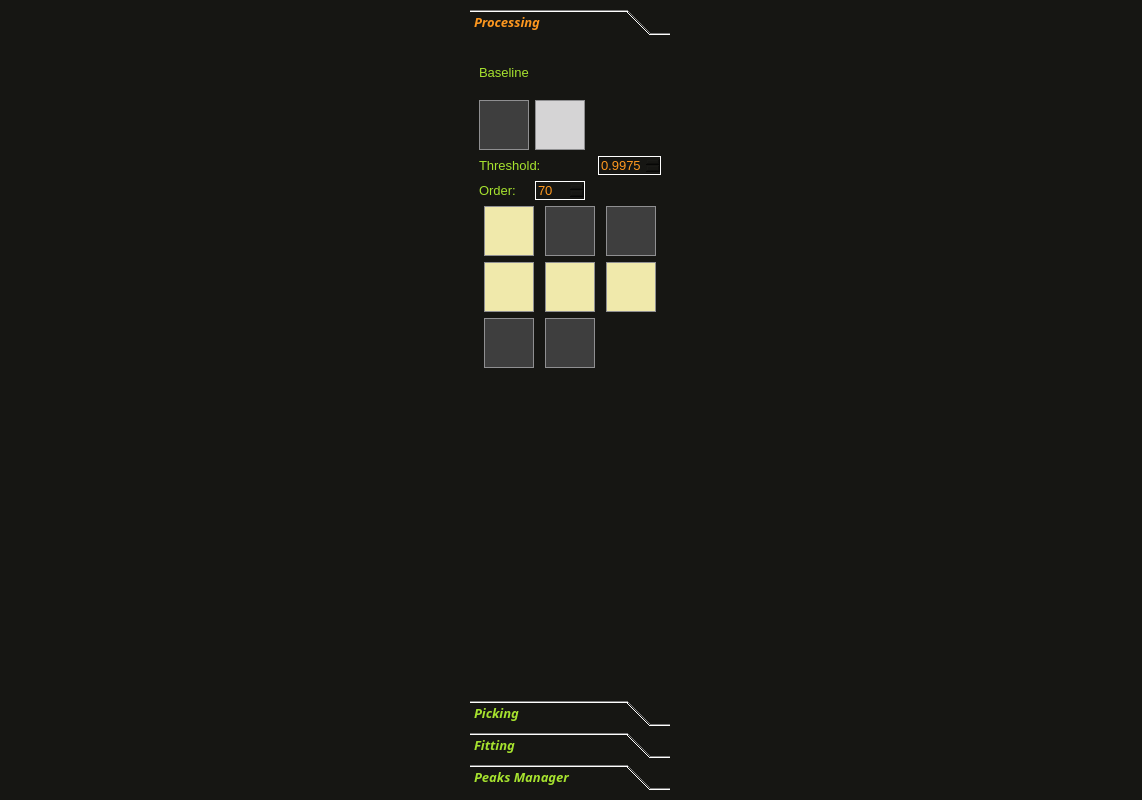
<?xml version="1.0" encoding="UTF-8"?>
<ui version="4.0">
 <class>NMRPlotter</class>
 <widget class="QWidget" name="NMRPlotter">
  <property name="windowModality">
   <enum>Qt::ApplicationModal</enum>
  </property>
  <property name="geometry">
   <rect>
    <x>0</x>
    <y>0</y>
    <width>1142</width>
    <height>800</height>
   </rect>
  </property>
  <property name="sizePolicy">
   <sizepolicy hsizetype="Preferred" vsizetype="Preferred">
    <horstretch>0</horstretch>
    <verstretch>0</verstretch>
   </sizepolicy>
  </property>
  <property name="windowTitle">
   <string>NMR Spectrum Processor</string>
  </property>
  <property name="styleSheet">
   <string notr="true">/*QMainWindow */
QMainWindow {
	background-color: #272822;
}

/*QWidget */
QWidget {
	background-color: #161613;
	font-family: &quot;Cascadia Code PL&quot;;
	font-size: 13px;
}

/*QMenu*/
QMenu {
	color: #ffffff;
	margin: 2px;
}
QMenu::item {
	background-color: #3e3e3e;
}
QMenu::item:selected {
	background-color: rgba(255, 255, 255, 100);
}
QMenu::separator {
	background-color: #ffffff;
	height: 1px;
	margin-left: 10px;
	margin-right: 5px;
}

/*QMenuBar*/
QMenuBar {
	color: #ffffff;
	spacing: 3px; /* spacing between menu bar items */
	padding: 3px;
}
QMenuBar::item {
	padding: 1px 4px;
	background-color: #3e3e3e;
}
QMenuBar::item:hover {
	background: rgba(255, 255, 255, 50);
} 


/*QToolBar*/
QToolBar {
	spacing: 3px;
}

/*QToolBox*/
QToolBox:tab {
	color: #A6E22E;
}
QToolBox:tab::selected {
	color: #FD971F;
}

/*QToolButton*/
QToolButton {
	color: #ffffff;
	padding: 6px;
}
QToolButton:hover {
	color: rgba(255, 255, 255, 50);
}
QToolButton:disabled {
	background-color: #d5d4d5;
	color: #ffffff;
}

/*QScrollArea */
QScrollArea {
	background-color: #3e3e3e
}

/*QLabel */
QLabel {
	color: #A6E22E;
}

/*QSpinBox*/
QSpinBox {
	border: 1px solid #ffffff;
	color: #FD971F;
}
QSpinBox:disabled {
	border: 1px solid #000000;
	color: #000000;
}
QDoubleSpinBox {
	border: 1px solid #ffffff;
	color: #FD971F;
}
QDoubleSpinBox:disabled {
	border: 1px solid #000000;
	color: #000000;
}

 /*QGroupBox */
QGroupBox {
	margin-top: 2.5ex; /* leave space at the top for the title */
}
QGroupBox::title {
	subcontrol-origin: margin;
	subcontrol-position: top center; /* position at the top center */
	color: #8f8f91;
 }

/*QPushButton*/
QPushButton {
	background-color: #3e3e3e;
	color: #F92672;
	border: 1px solid #8f8f91;
	padding: 2px;
}
QPushButton:hover {
	background-color: #E6DB74;
	color: #F92672;
}
QPushButton:disabled {
	background-color: #d5d4d5;
	color: #ffffff;
}
QPushButton:checked {
	background-color: #f0e9ab;
	color: #F92672;
}

 /*QListView */
QListView, QTableView {
	color: #66D9EF;
	background-color: rgba(45, 42, 46, 200);
	alternate-background-color: #2d3336;
	font-size: 8px;
	show-decoration-selected: 1; /* make the selection span the entire width of the view */
}
QListView::item:alternate, QTableView::item:alternate {
	background-color: rgba(255, 255, 255, 30);
}

QListView::item:selected, QTableView::item:selected {
	background: rgba(255, 255, 255, 50);
}
QListView::item:selected:!active, QTableView::item:selected:!active {
	color: #fd971f;
}
QListView::item:selected:active, QTableView::item:selected:active {
	color: #f92672;
}
QListView::item:hover, QTableView::item:hover {
      background: rgba(255, 255, 255, 30);
}

 /*QLineEdit */
QLineEdit {
	background-color: rgba(255, 255, 255, 50);
	padding: 3px;
	color: #ffffff;
}
QLineEdit::focus {
	border: 1px solid #8f8f91;
}

/*QScrollBar*/
QScrollBar {
	background: rgba(0, 0, 0, 0);
	height: 10px;
}
QScrollBar::handle:active {
	background: rgba(255, 255, 255, 50);
}
QScrollBar::handle:!active {
	background: rgba(0, 0, 0, 0);
}
QScrollBar::handle:pressed {
	background: rgba(255, 255, 255, 80);
}
QScrollBar::right-arrow, QScrollBar::left-arrow {
      border: none;
      background: none;
      color: none;
}
QScrollBar::add-line {
      border: none;
      background: none;
}
QScrollBar::sub-line {
      border: none;
      background: none;
}

/*QStatusBar*/
QStatusBar {
	color: #8f8f91;
	border-top: #8f8f91;
}

/*QToolTip*/
QToolTip {
	background-color: #000000;
	color: #ffffff;
	border: 1px solid #ffffff;
	padding: 3px;
}</string>
  </property>
  <widget class="QWidget" name="layoutWidget">
   <property name="geometry">
    <rect>
     <x>10</x>
     <y>9</y>
     <width>1121</width>
     <height>781</height>
    </rect>
   </property>
   <layout class="QGridLayout" name="gridLayout_5">
    <item row="0" column="0">
     <layout class="QVBoxLayout" name="uiToolbarLayout"/>
    </item>
    <item row="0" column="1" rowspan="2">
     <widget class="QToolBox" name="uiToolBox">
      <property name="maximumSize">
       <size>
        <width>200</width>
        <height>16777215</height>
       </size>
      </property>
      <property name="font">
       <font>
        <family>Cascadia Code PL</family>
        <pointsize>-1</pointsize>
        <weight>75</weight>
        <italic>true</italic>
        <bold>true</bold>
       </font>
      </property>
      <property name="frameShape">
       <enum>QFrame::NoFrame</enum>
      </property>
      <property name="currentIndex">
       <number>0</number>
      </property>
      <widget class="QWidget" name="uiProcessingPage">
       <property name="geometry">
        <rect>
         <x>0</x>
         <y>0</y>
         <width>200</width>
         <height>655</height>
        </rect>
       </property>
       <attribute name="label">
        <string>Processing</string>
       </attribute>
       <layout class="QVBoxLayout" name="verticalLayout_2">
        <item>
         <layout class="QVBoxLayout" name="verticalLayout">
          <item>
           <widget class="QLabel" name="label_6">
            <property name="text">
             <string>Baseline</string>
            </property>
           </widget>
          </item>
          <item>
           <layout class="QGridLayout" name="gridLayout_2">
            <item row="0" column="0">
             <widget class="QPushButton" name="uiDetectBaselineButton">
              <property name="sizePolicy">
               <sizepolicy hsizetype="Fixed" vsizetype="Fixed">
                <horstretch>0</horstretch>
                <verstretch>0</verstretch>
               </sizepolicy>
              </property>
              <property name="minimumSize">
               <size>
                <width>50</width>
                <height>50</height>
               </size>
              </property>
              <property name="maximumSize">
               <size>
                <width>50</width>
                <height>50</height>
               </size>
              </property>
              <property name="text">
               <string/>
              </property>
              <property name="iconSize">
               <size>
                <width>45</width>
                <height>45</height>
               </size>
              </property>
             </widget>
            </item>
            <item row="0" column="1" colspan="2">
             <widget class="QPushButton" name="uiSubsBaselineButton">
              <property name="enabled">
               <bool>false</bool>
              </property>
              <property name="minimumSize">
               <size>
                <width>50</width>
                <height>50</height>
               </size>
              </property>
              <property name="maximumSize">
               <size>
                <width>50</width>
                <height>50</height>
               </size>
              </property>
              <property name="text">
               <string/>
              </property>
              <property name="iconSize">
               <size>
                <width>45</width>
                <height>45</height>
               </size>
              </property>
             </widget>
            </item>
            <item row="1" column="0" colspan="2">
             <widget class="QLabel" name="label">
              <property name="maximumSize">
               <size>
                <width>150</width>
                <height>16777215</height>
               </size>
              </property>
              <property name="text">
               <string>Threshold:</string>
              </property>
             </widget>
            </item>
            <item row="1" column="2">
             <widget class="QDoubleSpinBox" name="uiBaseThresholdSpinBox">
              <property name="maximumSize">
               <size>
                <width>70</width>
                <height>16777215</height>
               </size>
              </property>
              <property name="decimals">
               <number>4</number>
              </property>
              <property name="maximum">
               <double>1.000000000000000</double>
              </property>
              <property name="singleStep">
               <double>0.000100000000000</double>
              </property>
              <property name="value">
               <double>0.997500000000000</double>
              </property>
             </widget>
            </item>
            <item row="2" column="0">
             <widget class="QLabel" name="label_2">
              <property name="maximumSize">
               <size>
                <width>110</width>
                <height>16777215</height>
               </size>
              </property>
              <property name="text">
               <string>Order:</string>
              </property>
             </widget>
            </item>
            <item row="2" column="1" colspan="2">
             <widget class="QSpinBox" name="uiOrderBaseSpinBox">
              <property name="maximumSize">
               <size>
                <width>50</width>
                <height>16777215</height>
               </size>
              </property>
              <property name="minimum">
               <number>1</number>
              </property>
              <property name="value">
               <number>70</number>
              </property>
             </widget>
            </item>
           </layout>
          </item>
          <item>
           <layout class="QGridLayout" name="gridLayout">
            <item row="0" column="1">
             <widget class="QPushButton" name="uiHzButton">
              <property name="sizePolicy">
               <sizepolicy hsizetype="Fixed" vsizetype="Fixed">
                <horstretch>0</horstretch>
                <verstretch>0</verstretch>
               </sizepolicy>
              </property>
              <property name="minimumSize">
               <size>
                <width>50</width>
                <height>50</height>
               </size>
              </property>
              <property name="maximumSize">
               <size>
                <width>50</width>
                <height>50</height>
               </size>
              </property>
              <property name="toolTip">
               <string>Percent Transmittance</string>
              </property>
              <property name="text">
               <string/>
              </property>
              <property name="iconSize">
               <size>
                <width>45</width>
                <height>45</height>
               </size>
              </property>
              <property name="checkable">
               <bool>true</bool>
              </property>
              <property name="checked">
               <bool>false</bool>
              </property>
             </widget>
            </item>
            <item row="0" column="0">
             <widget class="QPushButton" name="uiPpmButton">
              <property name="sizePolicy">
               <sizepolicy hsizetype="Fixed" vsizetype="Fixed">
                <horstretch>50</horstretch>
                <verstretch>50</verstretch>
               </sizepolicy>
              </property>
              <property name="minimumSize">
               <size>
                <width>50</width>
                <height>50</height>
               </size>
              </property>
              <property name="toolTip">
               <string>Transmittance</string>
              </property>
              <property name="text">
               <string/>
              </property>
              <property name="iconSize">
               <size>
                <width>45</width>
                <height>45</height>
               </size>
              </property>
              <property name="checkable">
               <bool>true</bool>
              </property>
              <property name="checked">
               <bool>true</bool>
              </property>
             </widget>
            </item>
            <item row="0" column="2">
             <widget class="QPushButton" name="uiSmoothButton">
              <property name="minimumSize">
               <size>
                <width>50</width>
                <height>50</height>
               </size>
              </property>
              <property name="maximumSize">
               <size>
                <width>50</width>
                <height>50</height>
               </size>
              </property>
              <property name="font">
               <font>
                <family>Cascadia Code PL</family>
                <pointsize>-1</pointsize>
               </font>
              </property>
              <property name="toolTip">
               <string>Absorbance</string>
              </property>
              <property name="text">
               <string/>
              </property>
              <property name="iconSize">
               <size>
                <width>45</width>
                <height>45</height>
               </size>
              </property>
              <property name="checkable">
               <bool>true</bool>
              </property>
              <property name="checked">
               <bool>false</bool>
              </property>
             </widget>
            </item>
            <item row="1" column="2">
             <widget class="QPushButton" name="uiShowLabelsButton">
              <property name="minimumSize">
               <size>
                <width>50</width>
                <height>50</height>
               </size>
              </property>
              <property name="maximumSize">
               <size>
                <width>50</width>
                <height>50</height>
               </size>
              </property>
              <property name="toolTip">
               <string>Show/Hide Labels</string>
              </property>
              <property name="text">
               <string/>
              </property>
              <property name="iconSize">
               <size>
                <width>45</width>
                <height>45</height>
               </size>
              </property>
              <property name="checkable">
               <bool>true</bool>
              </property>
              <property name="checked">
               <bool>true</bool>
              </property>
             </widget>
            </item>
            <item row="1" column="0">
             <widget class="QPushButton" name="uiShowGridButton">
              <property name="minimumSize">
               <size>
                <width>50</width>
                <height>50</height>
               </size>
              </property>
              <property name="maximumSize">
               <size>
                <width>50</width>
                <height>50</height>
               </size>
              </property>
              <property name="toolTip">
               <string>Grid</string>
              </property>
              <property name="text">
               <string/>
              </property>
              <property name="iconSize">
               <size>
                <width>45</width>
                <height>45</height>
               </size>
              </property>
              <property name="checkable">
               <bool>true</bool>
              </property>
              <property name="checked">
               <bool>true</bool>
              </property>
             </widget>
            </item>
            <item row="2" column="1">
             <widget class="QPushButton" name="uiRestoreButton">
              <property name="minimumSize">
               <size>
                <width>50</width>
                <height>50</height>
               </size>
              </property>
              <property name="maximumSize">
               <size>
                <width>50</width>
                <height>50</height>
               </size>
              </property>
              <property name="toolTip">
               <string>Restore</string>
              </property>
              <property name="text">
               <string/>
              </property>
              <property name="iconSize">
               <size>
                <width>45</width>
                <height>45</height>
               </size>
              </property>
             </widget>
            </item>
            <item row="1" column="1">
             <widget class="QPushButton" name="uiShowBandsButton">
              <property name="minimumSize">
               <size>
                <width>50</width>
                <height>50</height>
               </size>
              </property>
              <property name="maximumSize">
               <size>
                <width>50</width>
                <height>50</height>
               </size>
              </property>
              <property name="toolTip">
               <string>Show/Hide Bands</string>
              </property>
              <property name="text">
               <string/>
              </property>
              <property name="iconSize">
               <size>
                <width>45</width>
                <height>45</height>
               </size>
              </property>
              <property name="checkable">
               <bool>true</bool>
              </property>
              <property name="checked">
               <bool>true</bool>
              </property>
             </widget>
            </item>
            <item row="2" column="0">
             <widget class="QPushButton" name="uiNormalizeButton">
              <property name="minimumSize">
               <size>
                <width>50</width>
                <height>50</height>
               </size>
              </property>
              <property name="maximumSize">
               <size>
                <width>50</width>
                <height>50</height>
               </size>
              </property>
              <property name="toolTip">
               <string>Normalize</string>
              </property>
              <property name="text">
               <string/>
              </property>
              <property name="iconSize">
               <size>
                <width>45</width>
                <height>45</height>
               </size>
              </property>
              <property name="checkable">
               <bool>true</bool>
              </property>
              <property name="checked">
               <bool>false</bool>
              </property>
             </widget>
            </item>
           </layout>
          </item>
         </layout>
        </item>
        <item>
         <spacer name="verticalSpacer_3">
          <property name="orientation">
           <enum>Qt::Vertical</enum>
          </property>
          <property name="sizeHint" stdset="0">
           <size>
            <width>20</width>
            <height>40</height>
           </size>
          </property>
         </spacer>
        </item>
       </layout>
      </widget>
      <widget class="QWidget" name="uiPickingPage">
       <property name="geometry">
        <rect>
         <x>0</x>
         <y>0</y>
         <width>208</width>
         <height>645</height>
        </rect>
       </property>
       <attribute name="label">
        <string>Picking</string>
       </attribute>
       <layout class="QVBoxLayout" name="verticalLayout_3">
        <item>
         <layout class="QGridLayout" name="gridLayout_3">
          <property name="sizeConstraint">
           <enum>QLayout::SetDefaultConstraint</enum>
          </property>
          <item row="0" column="0">
           <widget class="QPushButton" name="uiBandManualButton">
            <property name="minimumSize">
             <size>
              <width>50</width>
              <height>50</height>
             </size>
            </property>
            <property name="maximumSize">
             <size>
              <width>50</width>
              <height>50</height>
             </size>
            </property>
            <property name="toolTip">
             <string>Band Picking (manual)</string>
            </property>
            <property name="text">
             <string>Band Picking (Manual)</string>
            </property>
            <property name="checkable">
             <bool>true</bool>
            </property>
           </widget>
          </item>
          <item row="1" column="0" colspan="3">
           <widget class="QLabel" name="label_4">
            <property name="maximumSize">
             <size>
              <width>120</width>
              <height>16777215</height>
             </size>
            </property>
            <property name="text">
             <string>Threshold:</string>
            </property>
           </widget>
          </item>
          <item row="1" column="3">
           <widget class="QDoubleSpinBox" name="uiBandsThresholdSpinBox">
            <property name="maximumSize">
             <size>
              <width>70</width>
              <height>16777215</height>
             </size>
            </property>
            <property name="decimals">
             <number>4</number>
            </property>
            <property name="maximum">
             <double>1.000000000000000</double>
            </property>
            <property name="singleStep">
             <double>0.000100000000000</double>
            </property>
            <property name="value">
             <double>0.997500000000000</double>
            </property>
           </widget>
          </item>
          <item row="0" column="1">
           <widget class="QPushButton" name="uiBandAutoButton">
            <property name="minimumSize">
             <size>
              <width>50</width>
              <height>50</height>
             </size>
            </property>
            <property name="maximumSize">
             <size>
              <width>50</width>
              <height>50</height>
             </size>
            </property>
            <property name="toolTip">
             <string>Band Picking (auto)</string>
            </property>
            <property name="text">
             <string>Band Picking (Auto)</string>
            </property>
           </widget>
          </item>
          <item row="2" column="0">
           <widget class="QLabel" name="label_3">
            <property name="maximumSize">
             <size>
              <width>90</width>
              <height>16777215</height>
             </size>
            </property>
            <property name="text">
             <string>Order:</string>
            </property>
           </widget>
          </item>
          <item row="2" column="3">
           <widget class="QSpinBox" name="uiOrderBandsSpinBox">
            <property name="maximumSize">
             <size>
              <width>50</width>
              <height>16777215</height>
             </size>
            </property>
            <property name="minimum">
             <number>1</number>
            </property>
            <property name="value">
             <number>20</number>
            </property>
           </widget>
          </item>
         </layout>
        </item>
        <item>
         <spacer name="verticalSpacer">
          <property name="orientation">
           <enum>Qt::Vertical</enum>
          </property>
          <property name="sizeHint" stdset="0">
           <size>
            <width>20</width>
            <height>40</height>
           </size>
          </property>
         </spacer>
        </item>
       </layout>
      </widget>
      <widget class="QWidget" name="uiFittingPage">
       <property name="geometry">
        <rect>
         <x>0</x>
         <y>0</y>
         <width>200</width>
         <height>655</height>
        </rect>
       </property>
       <attribute name="label">
        <string>Fitting</string>
       </attribute>
       <layout class="QVBoxLayout" name="verticalLayout_4">
        <item>
         <widget class="QPushButton" name="uiBandFittingAutoButton">
          <property name="enabled">
           <bool>false</bool>
          </property>
          <property name="minimumSize">
           <size>
            <width>50</width>
            <height>50</height>
           </size>
          </property>
          <property name="maximumSize">
           <size>
            <width>50</width>
            <height>50</height>
           </size>
          </property>
          <property name="toolTip">
           <string>Band Fitting (auto)</string>
          </property>
          <property name="text">
           <string>Band Fitting (Auto)</string>
          </property>
         </widget>
        </item>
        <item>
         <spacer name="verticalSpacer_2">
          <property name="orientation">
           <enum>Qt::Vertical</enum>
          </property>
          <property name="sizeHint" stdset="0">
           <size>
            <width>20</width>
            <height>40</height>
           </size>
          </property>
         </spacer>
        </item>
       </layout>
      </widget>
      <widget class="QWidget" name="page">
       <property name="geometry">
        <rect>
         <x>0</x>
         <y>0</y>
         <width>200</width>
         <height>655</height>
        </rect>
       </property>
       <attribute name="label">
        <string>Peaks Manager</string>
       </attribute>
       <widget class="QWidget" name="layoutWidget">
        <property name="geometry">
         <rect>
          <x>0</x>
          <y>10</y>
          <width>191</width>
          <height>641</height>
         </rect>
        </property>
        <layout class="QGridLayout" name="gridLayout_4">
         <property name="spacing">
          <number>0</number>
         </property>
         <item row="0" column="0">
          <widget class="QPushButton" name="uiRemoveBandButton">
           <property name="enabled">
            <bool>false</bool>
           </property>
           <property name="minimumSize">
            <size>
             <width>50</width>
             <height>50</height>
            </size>
           </property>
           <property name="maximumSize">
            <size>
             <width>50</width>
             <height>50</height>
            </size>
           </property>
           <property name="toolTip">
            <string>Remove Selected Peak</string>
           </property>
           <property name="text">
            <string>Remove Selected Band</string>
           </property>
          </widget>
         </item>
         <item row="0" column="1">
          <widget class="QPushButton" name="uiSaveDataButton">
           <property name="minimumSize">
            <size>
             <width>50</width>
             <height>50</height>
            </size>
           </property>
           <property name="maximumSize">
            <size>
             <width>50</width>
             <height>50</height>
            </size>
           </property>
           <property name="toolTip">
            <string>Save Data</string>
           </property>
           <property name="text">
            <string>Save Data</string>
           </property>
          </widget>
         </item>
         <item row="0" column="2">
          <widget class="QPushButton" name="uiCopyReportButton">
           <property name="enabled">
            <bool>false</bool>
           </property>
           <property name="minimumSize">
            <size>
             <width>50</width>
             <height>50</height>
            </size>
           </property>
           <property name="maximumSize">
            <size>
             <width>50</width>
             <height>50</height>
            </size>
           </property>
           <property name="toolTip">
            <string>Copy Report</string>
           </property>
           <property name="text">
            <string>Copy Report</string>
           </property>
          </widget>
         </item>
         <item row="1" column="0" colspan="3">
          <widget class="QTableView" name="uiIRBandsTableView">
           <property name="font">
            <font>
             <family>Cascadia Code PL</family>
             <pointsize>-1</pointsize>
            </font>
           </property>
          </widget>
         </item>
        </layout>
       </widget>
      </widget>
     </widget>
    </item>
    <item row="1" column="0">
     <layout class="QVBoxLayout" name="uiSpectraLayout">
      <property name="spacing">
       <number>0</number>
      </property>
      <property name="sizeConstraint">
       <enum>QLayout::SetMinimumSize</enum>
      </property>
     </layout>
    </item>
   </layout>
  </widget>
 </widget>
 <resources/>
 <connections/>
</ui>
